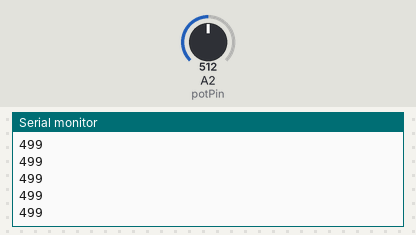
A sketch run on a simulated Arduino Leonardo, built with avr-gcc and run on an emulated ATmega32U4. Parts: the last lines printed to the serial monitor. The inputs (shaded band) are chosen by the test bench; at power-on: A2 (potPin) = 512.

Above: at 1.2 s.
1.3 s: A2 (potPin) set to 716
At 2.2 s:
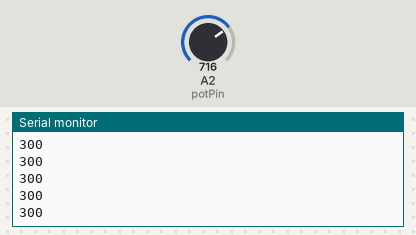
2.8 s: A2 (potPin) set to 900
At 3.6 s:
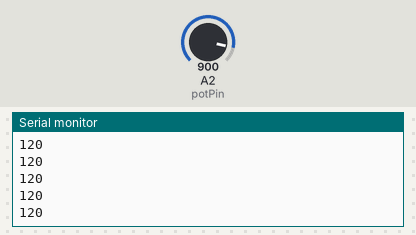
Timing chart, 0 to 5.8 s (numbered marks = the images above; inputs shaded):
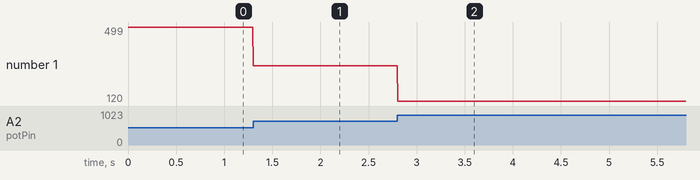

The sketch:

PotentiometerReader.ino
```cpp
int potPin = 2;
int potVal = 0;

void setup() {
  Serial.begin(250000); // You can choose any baudrate, just need to also change it in Unity.
  //while (!Serial); // wait for Leonardo enumeration, others continue immediately
}

void loop() {
  potVal = analogRead(potPin);
  potVal = 1023 - potVal;
  potVal = map(potVal, 0, 1023, 0, 1000);
  sendData(potVal);
  delay(5); // Choose your delay having in mind your ReadTimeout in Unity3D
}

void sendData(int data) {
  Serial.println(data); // need a end-line because wrmlh.csharp use readLine method to receive data
}
```

Measured:
- after the input at 1.3 s, the serial monitor: prints a new line at once (image 1)
- after the input at 2.8 s, the serial monitor: prints a new line at once (image 2)
- plotted number 1: 499 → 300 after the input at 1.3 s, 300 → 120 after the input at 2.8 s
